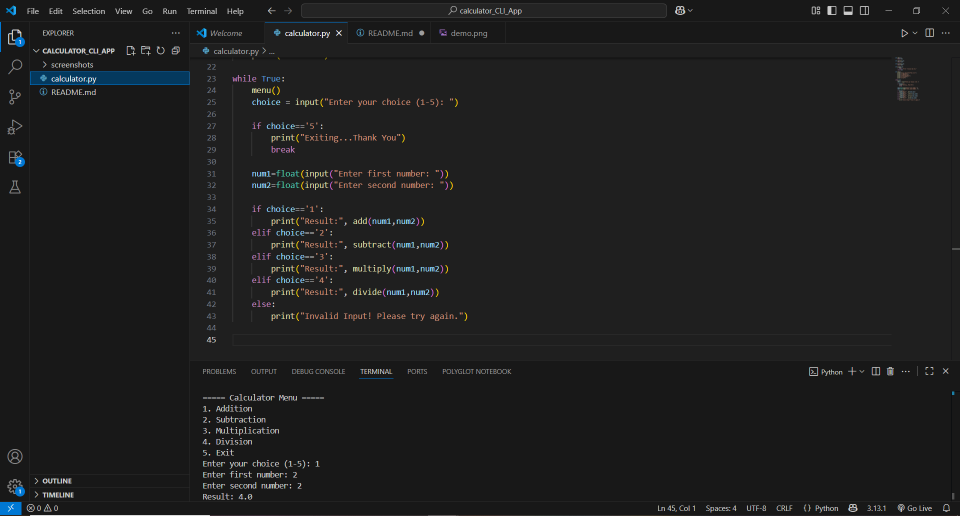
#> input picture images/add.png, 1920 x 1032 px (shown at 1/2 size); its folder holds only this picture in this run
$ python resizer.py
#> lines starting #> are read from the running program, lines starting #| are printed output that depends on the picture
### src/utils.py
import os

def get_all_images(input_folder):
    """
    Ye function ek folder ke andar ke saare image files ka full path return karta hai.
    Sirf supported image formats (jpg, jpeg, png, bmp, gif) ko hi lega.
    """
    supported_formats = (".jpg", ".jpeg", ".png", ".bmp", ".gif")

    # List of file paths
    image_files = [
        os.path.join(input_folder, f)
        for f in os.listdir(input_folder)   # folder ke andar ke saare files padhega
        if f.lower().endswith(supported_formats)  # sirf supported extensions hi lega
    ]
    return image_files

### src/resizer.py
from PIL import Image
import os
from utils import get_all_images

# Input and Output folder
INPUT_FOLDER = "../images"
OUTPUT_FOLDER = "../output"

# Desired size (width, height)
SIZE = (300, 300)

# Make sure output folder exists
if not os.path.exists(OUTPUT_FOLDER):
    os.makedirs(OUTPUT_FOLDER)

def resize_and_convert(image_path, output_folder, size, output_format="PNG"):
#> called with image_path = '../images/add.png', output_folder = '../output', size = (300, 300), output_format = 'PNG'
    try:
        img = Image.open(image_path)  # Open image
#> img is the input picture: PIL image 1920x1032 RGBA; mean R, G, B, A 30.4, 30.7, 30.9, 255
        img_resized = img.resize(size)  # Resize image
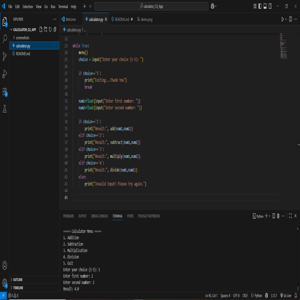
#> img_resized: PIL image 300x300 RGBA; mean R, G, B, A 30.4, 30.7, 30.9, 255
        filename = os.path.splitext(os.path.basename(image_path))[0]  # File name without extension
        save_path = os.path.join(output_folder, f"{filename}.{output_format.lower()}")
        img_resized.save(save_path, output_format)  # Save in new format
        print(f"✅ Saved: {save_path}")
    except Exception as e:
        print(f"❌ Error processing {image_path}: {e}")

if __name__ == "__main__":
    images = get_all_images(INPUT_FOLDER)
    for img_path in images:
        resize_and_convert(img_path, OUTPUT_FOLDER, SIZE, output_format="PNG")
